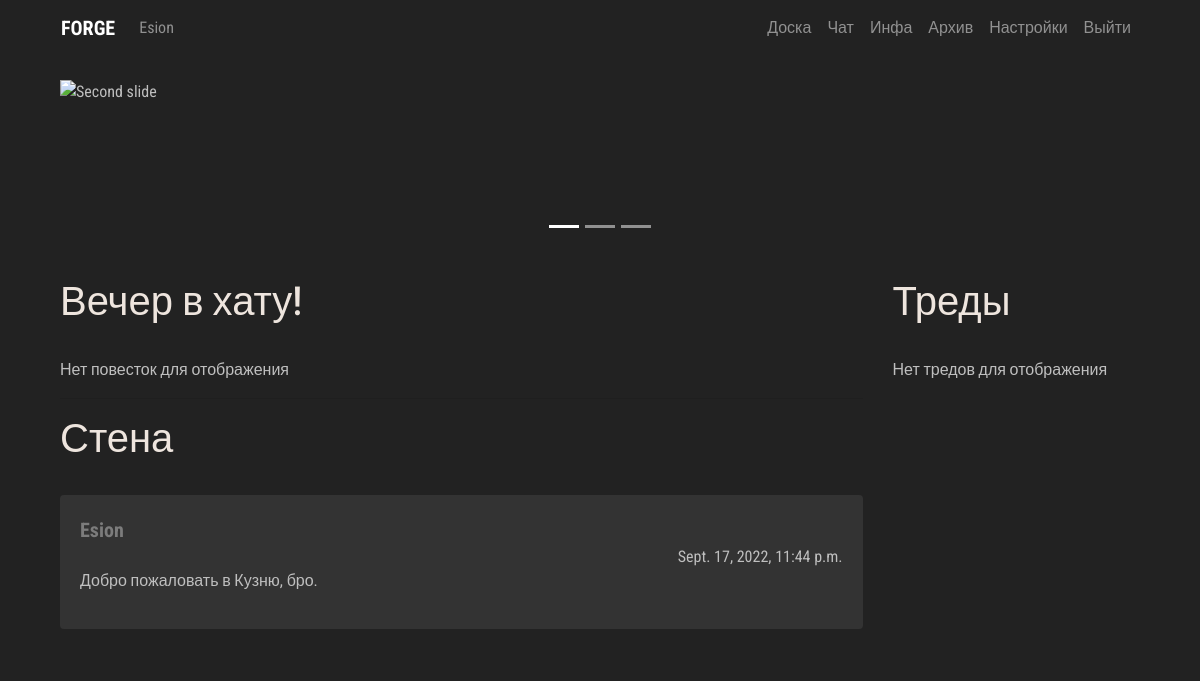
Before: /manager/me/ (signed in) with the older database file.
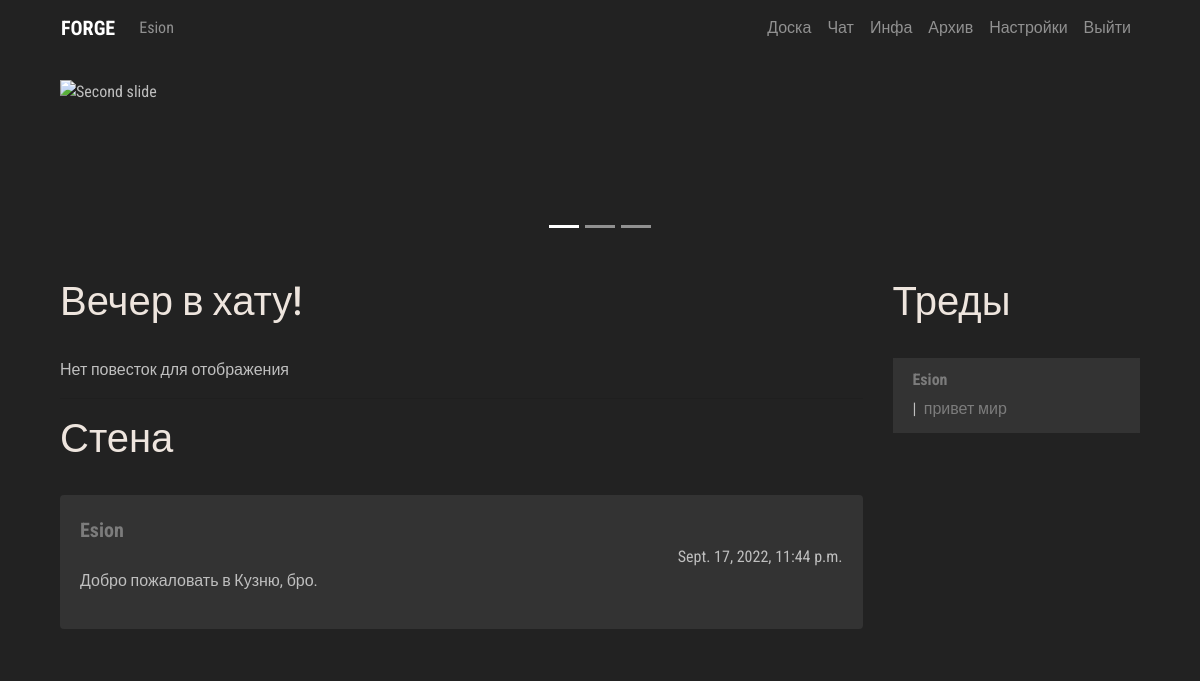
After: the same page with the newer database file.
### manager/models.py (models this page shows, shortened)
class UserPublicPost(models.Model):
    post_author = models.ForeignKey(User, on_delete=models.CASCADE)
    post_text = models.CharField('Post text', max_length=250)
    post_date = models.DateTimeField('Post date', auto_now=True)
    language_code = models.IntegerField(null=True, blank=True, default=0)

### board/models.py (models this page shows, shortened)
class Thread(models.Model):
    def was_published_recently(self):
        now = timezone.now()
        return now - datetime.timedelta(days=1) <= self.pub_date <= now
    thread_title = models.CharField('Thread title', max_length=100)
    thread_text = models.TextField('Thread text', max_length=10000)
    pub_date = models.DateTimeField('Date published', auto_now=True)
    CATEGORY_CHOICES = [('Random', 'Random'), ('Broadcast', 'Broadcast'), ('Animation', 'Animation'), ('Artwork', 'Artwork'), ('Cinematics', 'Cinematics'), ('Videogames', 'Videogames')]
    category = models.CharField(max_length=100, choices=CATEGORY_CHOICES)
    thread_author = models.ForeignKey(User, on_delete=models.CASCADE)
    was_published_recently.admin_order_field = 'pub_date'
    was_published_recently.boolean = True
    was_published_recently.short_description = 'Published recently?'
    thread_pic = models.ImageField(upload_to=user_thread_directory_path, blank=True, null=True)
    language_code = models.IntegerField(blank=True, null=True, default=0)

### manager/views.py (the view)
# urls.py: path('me/', views.meview, name='me'),
def meview(request):
    language_key = Hikka.objects.get(user=request.user.id).language_code
    latest_threads = Thread.objects.filter(language_code=language_key).order_by('-pub_date')[:10]
    latest_posts = UserPublicPost.objects.filter(language_code=language_key).order_by('-post_date')[:10]
    admin_posts = AdminPublicPost.objects.filter(language_code=language_key).order_by('-post_date')[:10]
    loc = UI
    if request.user.is_authenticated:
        loc_option = Hikka.objects.get(user=request.user.id).language_code
    else:
        loc_option = 0
    headers = Headers
    errors = Errors
    me = Me
    context = {
        'me': me,
        'headers': headers,
        'errors': errors,
        'lang': loc_option,
        'UI': loc,
        'threads': latest_threads,
        'posts': latest_posts,
        'admins': admin_posts
    }
    return render(request, 'me.html', context)

### board/templatetags/loc_extra.py (called while the page is built)
@register.filter
def return_item(l, i):
    try:
        return l[i]
    except:
        return None

@register.filter
def random_message(l, i):
    try:
        return Me.greet(i)
    except:
        return None

### loc/Me.py (called while the page is built)
def greet(language_code):
    if language_code == 0:
        return WELCOME_RANDOM_EN[randint(0, 3)]
    elif language_code == 1:
        return WELCOME_RANDOM_RU[randint(0, 3)]

### manager/templates/me.html (shortened to what this page needs)
{% extends 'hat.html' %}
{% block content %}
{% load loc_extra %}
            <div class="row col-">
               <div class=" col-lg-9 col- content">
                  <br>
                  <div class="trds">
                     <main class="contentd" role="main">
                        <header>
                           <h1 data-text="{{ me.greet|random_message:lang }}">{{ me.greet|random_message:lang }}
                           </h1>
                        </header>
                     </main>
                  </div>
                  <br>
                  {% if admins %}
                  {% for admin in admins %}
                  <div class="card">
                     <div class="card-body">
                        <h4 class="card-title">
                           <p class="article"> {{ admin.post_title }} </p>
                        </h4>
                        {{ admin.post_text|linebreaks }}
                        <div class="d-flex flex-row-reverse">{{ admin.post_date }}</div>
                     </div>
                  </div>
                  <br />
                  {% endfor %}
                  {% else %}
                  {{ errors.NO_AGENDA_POSTS|return_item:lang }}
                  {% endif %}
                  <br>
                  <hr>
                  <div class="trds">
                     <main class="contentd" role="main">
                        <header>
                           <h1 data-text="{{ headers.PUBLIC_MESSAGES|return_item:lang }}">{{ headers.PUBLIC_MESSAGES|return_item:lang }}
                           </h1>
                        </header>
                     </main>
                  </div>
                  <br>
                  {% if posts %}
                  {% for post in posts %}
                  <div class="card">
                     <div class="card-body">
                              <a class="article" href="{% url 'Board:guest' post.post_author%}"> {{ post.post_author }}</a>
                        <div class="d-flex flex-row-reverse">{{ post.post_date }}</div>
                        {{ post.post_text|linebreaks }}
                     </div>
                  </div>
                  <br />
                  {% endfor %}
                  {% else %}
                  {{ errors.NO_PUBLIC_MESSAGES|return_item:lang }}
                  {% endif %}
               </div>
               <div class=" col-lg-3 col- left-sidebar">
                  <br>
                  <div class="trds">
                     <main class="contentd" role="main">
                        <header>
                           <h1 data-text="{{ headers.THREADS|return_item:lang }}">{{ headers.THREADS|return_item:lang }}
                           </h1>
                        </header>
                     </main>
                  </div>
                  <br>
                  {% if threads %}
                  <ul class="list-group">
                     {% for thread in threads %}
                     <li class="list-group-item">
                        <h6> <a class="userlk" href="{% url 'Board:guest' thread.thread_author %}">
                        {{ thread.thread_author }}</a> </h6>
                        |&nbsp;<a href="{% url 'Board:thread' thread.id %}"> {{ thread.thread_text|truncatewords:10 }}  </a>
                     </li>
                     {% endfor %}
                  </ul>
                  {% else %}
                  {{ errors.NO_THREADS|return_item:lang }}
                  {% endif %}
                  <br>
               </div>
            </div>
{% endblock %}

### board/templates/hat.html (shortened to what this page needs)
<!DOCTYPE html>
{% load loc_extra %}
<html lang="en"><head>
	<link rel="stylesheet" href="https://stackpath.bootstrapcdn.com/bootstrap/4.3.1/css/bootstrap.min.css">
     {% load static %}
    <link rel="stylesheet" href=" {% static 'css/master.css' %} " type="text/css">
  </head>
  <body>
<div class="container">
   <nav class="navbar navbar-expand-lg navbar-dark" style="background-color: #222222;">
  <div class="collapse navbar-collapse" id="navbarTogglerDemo01">
    <a class="navbar-brand" href="{% url 'Manager:me' %}"><b>FORGE</b></a>
    <ul class="navbar-nav mr-auto mt-2 mt-lg-0">
    {% if user.is_authenticated %}
         <li class="nav-item">
           <a class="nav-link" href="{% url 'Board:user' %}">{{ user.username }}</a>
      </li>
        {% else %}
        <li class="nav-item">
        <a class="nav-link" href="{% url 'Manager:login' %}">{{ UI.LOG_IN|return_item:lang }}</a>
      </li>
        {% endif %}
    </ul>
     <ul class="navbar-nav  mt-2 mt-lg-0">
      <li class="nav-item">
        <a class="nav-link" href="{% url 'Board:board' %}">{{ UI.BOARD|return_item:lang }}</a>
      </li>
      <li class="nav-item">
        <a class="nav-link" href="#">{{ UI.CHAT|return_item:lang }}</a>
      </li>
      <li class="nav-item">
        <a class="nav-link" href="{% url 'Paper:info' %}">{{ UI.INFO|return_item:lang }}</a>
      </li>
      <li class="nav-item">
        <a class="nav-link" href="{% url 'Archive:index' %}">{{ UI.ARCHIVE|return_item:lang }}</a>
      </li>
      <li class="nav-item">
        <a class="nav-link" href="#">{{ UI.SETTINGS|return_item:lang }}</a>
      </li>
      <li class="nav-item">
        <a class="nav-link" href="{% url 'Manager:logout' %}">{{ UI.LOG_OUT|return_item:lang }}</a>
      </li>
    </ul>
  </div>
</nav>
<div class="col-lg-12 head-block"><br>
<div id="carouselExampleControls" class="carousel slide" data-ride="carousel">
     <ol class="carousel-indicators">
    <li data-target="#carouselExampleControls" data-slide-to="0" class="active"></li>
    <li data-target="#carouselExampleControls" data-slide-to="1"></li>
    <li data-target="#carouselExampleControls" data-slide-to="2"></li>
  </ol>
  <div class="carousel-inner">
    <div class="carousel-item active">
      <img class="d-block w-100" src="{% static 'imgs/go.png' %}" alt="Second slide" height="150px">
    </div>
  </div>
<br>
</div>
{% block content %} {% endblock %}
<br>
    </div>
</div>
</body>
</html>

### static/css/master.css (style rules this page uses)
.head-block,.top-menu,.top-material,.left-sidebar,.content { background:#222222; margin-bottom:5px; }
.head-block { height:40px; }
.content { border: none; }
.head-block { height:150px; background:right center no-repeat; }
.card { background: #333333; border: none; }
.list-group, .list-group-item { background: #333333; border: none; }
.userlk { font-weight: bold; }
.article { font-weight: bold; font-size: 20px; }
body { font-family: 'Roboto Condensed', sans-serif; font-size: initial; }
a { color: #7c7c7c; font-size: initial; }
body { background: #222; color: #bfbfbf; }
.contentd header h1 { position:relative;color:#eee5de }
.contentd header h1:after, .contentd header h1:before { position:absolute;top:0;overflow:hidden;clip:rect(0,100vw,0,0);content:attr(data-text);background: #a9a9a9 }
.contentd header h1:before { left:-1vmin;animation:noise 7s infinite steps(3,end) alternate-reverse;color:#71fcff;text-shadow:.4vmin 0 #00f,-.2vmin 1vmin red }
.contentd header h1:after { left:1vmin;animation:noise-alt 5s infinite steps(3,end) alternate-reverse;color:#ff9eed;text-shadow:-2vmin 0 #ff0,.1vmin -1vmin #00f }
.trds { background: #none; }

Changed rows visible on the page:
added Thread: thread_author "Esion", thread_text "привет мир"
Other visible differences:
{{ errors.NO_THREADS|return_item:lang }}: "Нет тредов для отображения" → (not shown)
